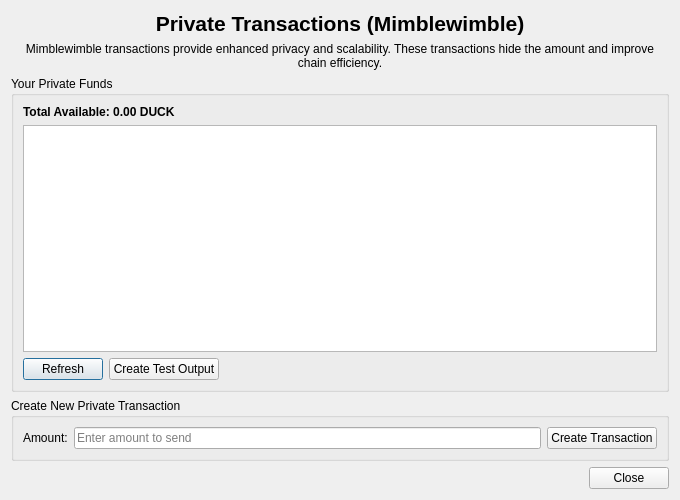
<?xml version="1.0" encoding="UTF-8"?>
<ui version="4.0">
 <class>MimblewimbleDialog</class>
 <widget class="QDialog" name="MimblewimbleDialog">
  <property name="geometry">
   <rect>
    <x>0</x>
    <y>0</y>
    <width>680</width>
    <height>500</height>
   </rect>
  </property>
  <property name="windowTitle">
   <string>Mimblewimble Privacy Transactions</string>
  </property>
  <layout class="QVBoxLayout" name="verticalLayout">
   <item>
    <widget class="QLabel" name="titleLabel">
     <property name="font">
      <font>
       <pointsize>16</pointsize>
       <weight>75</weight>
       <bold>true</bold>
      </font>
     </property>
     <property name="text">
      <string>Private Transactions (Mimblewimble)</string>
     </property>
     <property name="alignment">
      <set>Qt::AlignCenter</set>
     </property>
    </widget>
   </item>
   <item>
    <widget class="QLabel" name="explanationLabel">
     <property name="text">
      <string>Mimblewimble transactions provide enhanced privacy and scalability. These transactions hide the amount and improve chain efficiency.</string>
     </property>
     <property name="alignment">
      <set>Qt::AlignCenter</set>
     </property>
     <property name="wordWrap">
      <bool>true</bool>
     </property>
    </widget>
   </item>
   <item>
    <widget class="QGroupBox" name="outputGroup">
     <property name="title">
      <string>Your Private Funds</string>
     </property>
     <layout class="QVBoxLayout" name="verticalLayout_2">
      <item>
       <widget class="QLabel" name="totalLabel">
        <property name="font">
         <font>
          <weight>75</weight>
          <bold>true</bold>
         </font>
        </property>
        <property name="text">
         <string>Total Available: 0.00 DUCK</string>
        </property>
       </widget>
      </item>
      <item>
       <widget class="QTableWidget" name="outputTable">
        <property name="alternatingRowColors">
         <bool>true</bool>
        </property>
        <property name="selectionMode">
         <enum>QAbstractItemView::SingleSelection</enum>
        </property>
        <property name="selectionBehavior">
         <enum>QAbstractItemView::SelectRows</enum>
        </property>
        <property name="sortingEnabled">
         <bool>true</bool>
        </property>
        <attribute name="horizontalHeaderStretchLastSection">
         <bool>true</bool>
        </attribute>
       </widget>
      </item>
      <item>
       <layout class="QHBoxLayout" name="horizontalLayout">
        <item>
         <widget class="QPushButton" name="refreshButton">
          <property name="text">
           <string>Refresh</string>
          </property>
          <property name="icon">
           <iconset resource="../bitcoin.qrc">
            <normaloff>:/icons/refresh</normaloff>:/icons/refresh</iconset>
          </property>
         </widget>
        </item>
        <item>
         <widget class="QPushButton" name="testButton">
          <property name="text">
           <string>Create Test Output</string>
          </property>
         </widget>
        </item>
        <item>
         <spacer name="horizontalSpacer">
          <property name="orientation">
           <enum>Qt::Horizontal</enum>
          </property>
          <property name="sizeHint" stdset="0">
           <size>
            <width>40</width>
            <height>20</height>
           </size>
          </property>
         </spacer>
        </item>
       </layout>
      </item>
     </layout>
    </widget>
   </item>
   <item>
    <widget class="QGroupBox" name="sendGroup">
     <property name="title">
      <string>Create New Private Transaction</string>
     </property>
     <layout class="QHBoxLayout" name="horizontalLayout_2">
      <item>
       <widget class="QLabel" name="amountLabel">
        <property name="text">
         <string>Amount:</string>
        </property>
       </widget>
      </item>
      <item>
       <widget class="QLineEdit" name="amountEdit">
        <property name="placeholderText">
         <string>Enter amount to send</string>
        </property>
       </widget>
      </item>
      <item>
       <widget class="QPushButton" name="createButton">
        <property name="text">
         <string>Create Transaction</string>
        </property>
        <property name="icon">
         <iconset resource="../bitcoin.qrc">
          <normaloff>:/icons/send</normaloff>:/icons/send</iconset>
        </property>
       </widget>
      </item>
     </layout>
    </widget>
   </item>
   <item>
    <layout class="QHBoxLayout" name="horizontalLayout_3">
     <item>
      <spacer name="horizontalSpacer_2">
       <property name="orientation">
        <enum>Qt::Horizontal</enum>
       </property>
       <property name="sizeHint" stdset="0">
        <size>
         <width>40</width>
         <height>20</height>
        </size>
       </property>
      </spacer>
     </item>
     <item>
      <widget class="QPushButton" name="closeButton">
       <property name="text">
        <string>Close</string>
       </property>
      </widget>
     </item>
    </layout>
   </item>
  </layout>
 </widget>
 <resources>
  <include location="../bitcoin.qrc"/>
 </resources>
 <connections>
  <connection>
   <sender>closeButton</sender>
   <signal>clicked()</signal>
   <receiver>MimblewimbleDialog</receiver>
   <slot>close()</slot>
   <hints>
    <hint type="sourcelabel">
     <x>350</x>
     <y>469</y>
    </hint>
    <hint type="destinationlabel">
     <x>339</x>
     <y>249</y>
    </hint>
   </hints>
  </connection>
 </connections>
</ui> 
